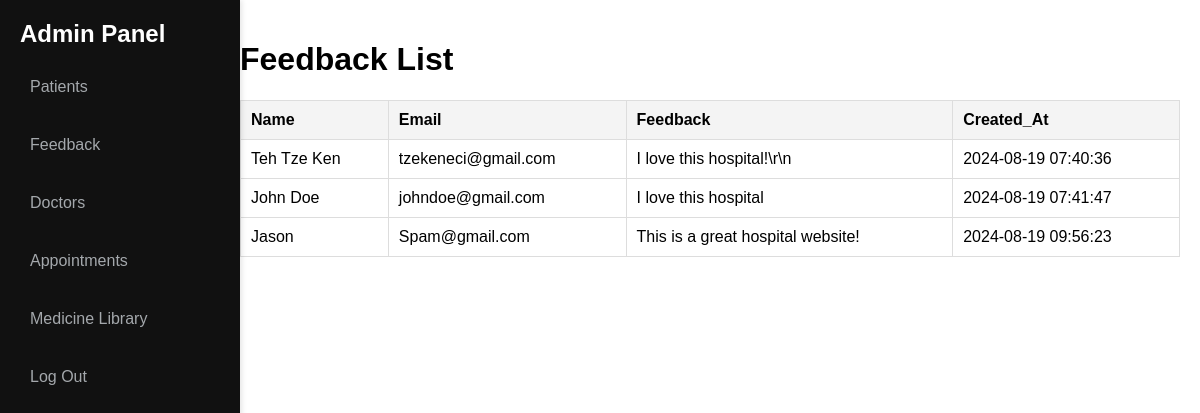
Page /feedback.php on the committed database.
### tables this page shows
CREATE TABLE `feedback` (
  `id` int(11) NOT NULL,
  `username` varchar(255) NOT NULL,
  `email` varchar(255) NOT NULL,
  `feedback` text NOT NULL,
  `created_at` timestamp NOT NULL DEFAULT current_timestamp()
);

### feedback.php (the view, shortened to what this page needs)
<?php
include("db_connect.php");
$result = mysqli_query($con, "SELECT * FROM feedback");
?>
<!DOCTYPE html>
<html lang="en">
<head>
</head>
<body>
    <div class="navbar">
    <header>Admin Panel</header>
        <a href="adminhome.php">Patients</a>
        <a href="feedback.php">Feedback</a>
        <a href="add_doctor.php">Doctors</a>
        <a href="bsystem.php">Appointments</a>
        <a href="adminmedicines.php">Medicine Library</a>
        <a href="stafflogin.php">Log Out</a>
    </div>
    <div class="content">
        <h1>Feedback List</h1>
        <table>
            <thead>
                <tr>
                    <th>Name</th>
                    <th>Email</th>
                    <th>Feedback</th>
                    <th>Created_At</th>
                </tr>
            </thead>
            <tbody>
                <?php while ($row = mysqli_fetch_assoc($result)): ?>
                    <tr>
                        <td><?php echo htmlspecialchars($row['username']); ?></td>
                        <td><?php echo htmlspecialchars($row['email']); ?></td>
                        <td><?php echo htmlspecialchars($row['feedback']); ?></td>
                        <td><?php echo htmlspecialchars($row['created_at']); ?></td>
                    </tr>
                <?php endwhile; ?>
            </tbody>
        </table>
    </div>
</body>
</html>

### feedback.php (style rules this page uses)
* { font-family: "Kumbh Sans", sans-serif; text-decoration: none; }
body { display: flex; margin: 0; }
.navbar { width: 200px; background-color: #111; padding: 20px; box-shadow: 2px 0 5px rgba(0, 0, 0, 0.1); height: 100vh; position: fixed; }
.navbar a { display: block; padding: 10px; text-decoration: none; color: #a4a8ac; margin-bottom: 20px; border-radius: 10px; transition: background-color 0.3s; }
.navbar header { font-size: 1.5em; margin-bottom: 20px; font-weight: bold; color: white; }
.content { flex: 1; padding: 20px; margin-left: 220px; }
table { width: 100%; border-collapse: collapse; }
table, th, td { border: 1px solid #ddd; }
th, td { padding: 10px; text-align: left; }
th { background-color: #f4f4f4; }

### rows in the picture
feedback: username "Teh Tze Ken", email "tzekeneci@gmail.com", feedback "I love this hospital!\\r\\n", created_at "2024-08-19 07:40:36"
feedback: username "John Doe", email "johndoe@gmail.com", feedback "I love this hospital", created_at "2024-08-19 07:41:47"
feedback: username "Jason", email "Spam@gmail.com", feedback "This is a great hospital website!", created_at "2024-08-19 09:56:23"
